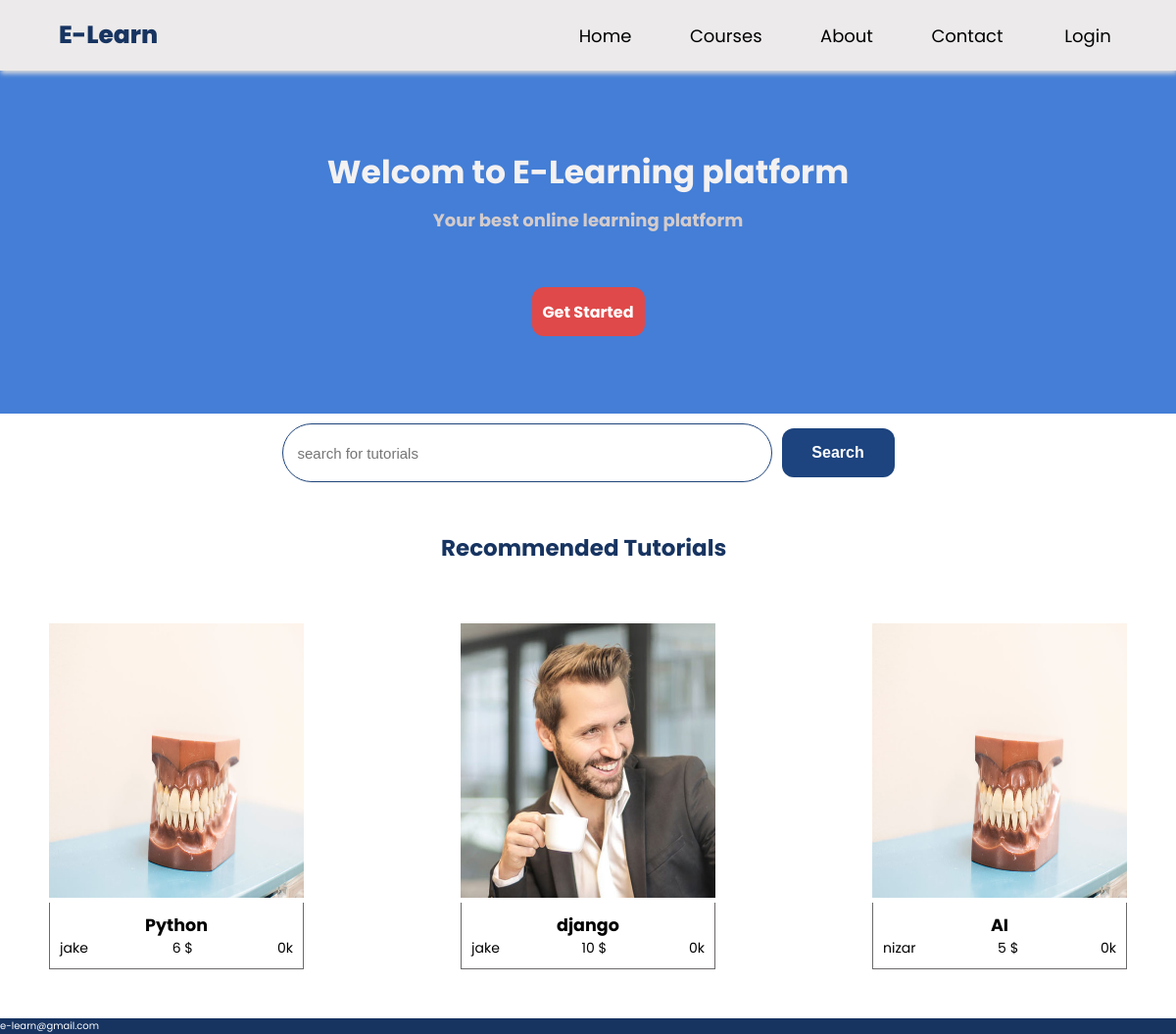
The app's page /, older data.
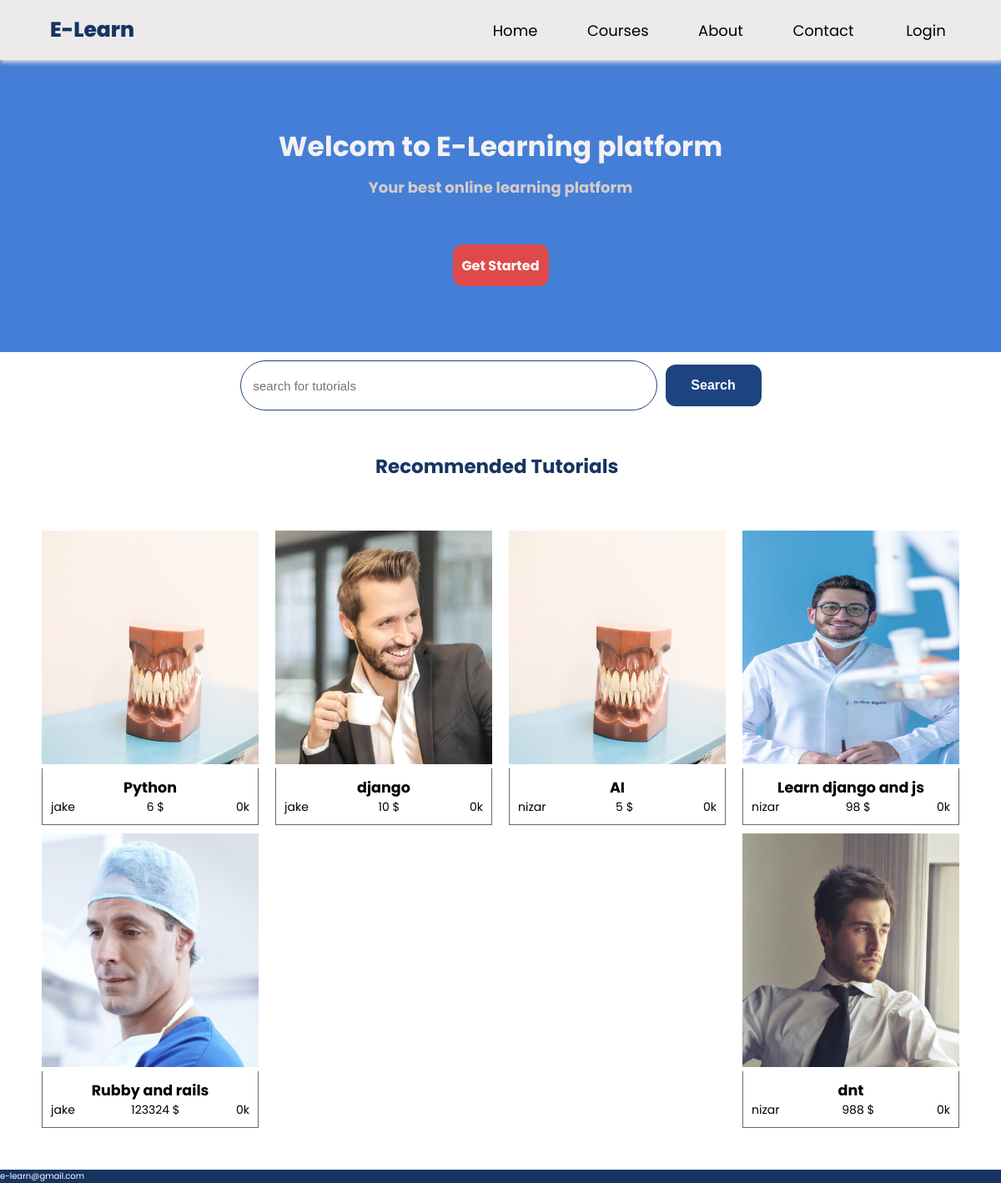
The same page, newer data.
### base/models.py (models this page shows, shortened)
class Tutorial(models.Model):
    user=models.ForeignKey(Profile,on_delete=models.CASCADE)
    name=models.TextField()
    cover=models.ImageField(blank=True,default='avatar.svg')
    description=models.TextField()
    price=models.IntegerField(blank=True)
    created=models.DateTimeField(auto_now_add=True)
    followers=models.ManyToManyField(Profile,related_name='unrolls')
    @property
    def cover_url(self):
        try :
            return self.cover.url
        except:
            return ''

class Profile(models.Model):
    user=models.OneToOneField(User,on_delete=models.CASCADE)
    bio=models.TextField(null=True,blank=True)
    username=models.CharField(max_length=200)
    avatar=models.ImageField(blank=True,default='avatar.svg')
    created=models.DateTimeField(auto_now_add=True)
    def __str__(self) :
        return self.user.username

### base/views.py (the view)
# urls.py: 2. Add a URL to urlpatterns:  path('', views.home, name='home')
def home(request):
    if request.user.is_authenticated:
        tutorials=Tutorial.objects.all()
        your_tutorials = Tutorial.objects.filter(user=request.user.profile)
        context={'user':request.user,'tutorials':tutorials,'your_tutorials':your_tutorials}
        return render(request,'base/home.html',context)
    else:
        tutorials=Tutorial.objects.all()
        user=[]
        context={'tutorials':tutorials,'user':user}
        return render(request,'base/home2.html',context)

### base/templates/base/home2.html
{% extends 'base/main.html' %}
{% load static %}
{% block content %}
<main>
    <section class="get-started">
        <div class="get-started-text">
            <h1>Welcom to E-Learning platform</h1>
            <h3>Your best online learning platform</h3>
        </div>
        <a href="{% url 'login-page' %}" class="get-started-link">Get Started</a>
    </section>
    <section class="search-section">
        <input type="text" placeholder="search for tutorials" class="tutorial-search-input">
        <button type="submit" class="tutorial-search-button"> Search</button>
    </section>
    <h1 style="margin-top: 50px; margin-left: 450px; font-size: 2.3rem;color: rgb(23, 52, 97);">Recommended Tutorials</h1>
    <section class="tutorials">
        {% for tutorial in tutorials %}
        <a href="">
            <div class="tutorial">
                <img class="tutorial-image" src="{{tutorial.cover_url}}" style=" height: 280px;width: 260px; "></img>
                <div class="tutorial-details">
                    <div class="tutorial-name">
                        <h3>{{tutorial.name}}</h3>
                    </div>
                    <div class="tutorial-activity">
                        <span>{{tutorial.user}}</span>
                        <span>{{tutorial.price}} $</span>
                        <span>{{tutorial.followers.count}}k</span>
                    </div>
                </div>
            </div>
        </a>
        {% endfor %}
    </section>
    <section class="footer">
        <span style="color: white;">e-learn@gmail.com</span>
    </section>
{% endblock content %}

### base/templates/base/main.html (shortened to what this page needs)
<!DOCTYPE html>
{% load static %}
<html lang="en">
<head>
    <link rel="stylesheet" href="{% static 'css/style.css' %}">
</head>
<body>
    {% include 'base/header.html' %}
    {% block content %}
    {% endblock content %}
</body>
</html>

### base/templates/base/header.html (shortened to what this page needs)
{% load static %}
<header>
    <div class="header-container">
        <div class="project-name">
            <a href=""  class="project-name-link">E-Learn</a>
        </div>
        <div class="tags">
            <a href="{% url 'home' %}" class="tag tag-link">
                Home
            </a>
            <a href="{% url 'tutorials' %}" class="tag tag-link">
                Courses
            </a>
            {% if user %}
            <a href="" class="tag tag-link">
                Card
            </a>
            {% else %}
            <a href="" class="tag tag-link">
                About
            </a>
            {% endif %}
            <a href="" class="tag tag-link">
                Contact
            </a>
            {% if user %}
            <a href="{% url 'logout' %}" class="tag tag-link">
                Logout
            </a>
            {% else %}
            <a href="{% url 'login-page' %}" class="tag tag-link">
                Login
            </a>
            {% endif %}
        </div>
    </div>
</header>

### static/css/style.css (style rules this page uses)
* { margin: 0; padding: 0; box-sizing: border-box; }
html { font-size: 10px; font-family: 'Poppins', sans-serif; }
a { text-decoration: none; color: black; }
header { width: 100%; height: 72px; position: sticky; background-color: #eceaea; top: 0; padding: 20px; box-shadow: #ddd 1px 3px 5px; z-index: 999; }
.header-container { width: 100%; height: 100%; padding-right: 35px; display: flex; align-items: center; justify-content: space-between; }
.project-name { width: 20%; margin-left: 40px; }
.project-name a { font-size: 2.5rem; font-weight: 800; color: rgb(23, 52, 97); }
.tags { height: 100%; width: 50%; display: flex; align-items: center; justify-content: space-between; }
.tag { display: flex; align-items: center; justify-content: center; height: 37px; min-width: 70px ; padding: 5px; font-size: 1.8rem; transition: 0.7s ease; border-radius: 12px; }
main { width: 100%; height: calc(100vh - 72px); overflow-y: auto; }
.get-started-text { height: 60px; display: flex; flex-direction: column; align-items: center; justify-content: space-around; }
.get-started-text h1 { font-size: 3.3rem; color: rgb(244, 241, 241); }
.get-started-text h3 { font-size: 1.8rem; font-family: 200; color: rgb(211, 203, 203); margin-top: 10px; }
.get-started { width: 100%; height: 350px; padding: 50px; display: flex; flex-direction: column; align-items: center; justify-content: space-around; background-color:rgb(68, 126, 214) ; }
.get-started-link { height: 50px; width: 115px; padding: 10px; border-radius: 12px; display: flex; align-items: center; justify-content: center; background-color: rgb(223, 73, 73); color: white; font-size: 1.6rem; font-weight:620; margin-top: 25px; transition: 0.7s ease; }
.search-section { margin-top: 10px; display: flex; align-items: center; justify-content: center; }
.tutorial-search-input { width: 500px; height: 60px; color: rgb(23, 52, 97); border-radius: 9999px; border: 1px solid rgb(31, 68, 123); padding-left: 15px; font-size: 1.5rem; }
.tutorial-search-button { height: 50px; width: 115px; padding: 10px; border-radius: 12px; display: flex; align-items: center; justify-content: center; background-color: rgb(29, 68, 127); color: white; font-size: 1.6rem; font-weight:620; margin-left: 10px; transition: 0.7s ease; border: none; }
.tutorials { display: flex; align-items: center; flex-wrap: wrap; justify-content: space-between; padding: 50px; }
.tutorial { margin-top: 10px; }
.tutorial-details { width: 260px; display: flex; flex-direction: column; align-items: center; padding: 10px; border: 1px solid #6b6969; border-top: none; }
.tutorial-name { font-size: 1.5rem; }
.tutorial-activity { width: 100%; display: flex; align-items: center; justify-content: space-between; font-size: 1.4rem; }
.footer { background-color:rgb(23, 52, 97); }

Row changes from the older to the newer data that the page shows:
added Tutorial: cover_url (picture), name "Learn django and js", user "nizar", price "98", followers.count "0"
added Tutorial: cover_url (picture), name "Rubby and rails", user "jake", price "123324", followers.count "0"
added Tutorial: cover_url (picture), name "dnt", user "nizar", price "988", followers.count "0"
